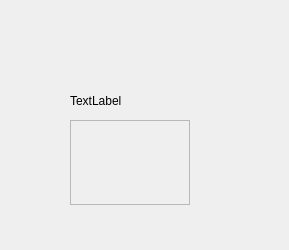
<?xml version="1.0" encoding="UTF-8"?>
<ui version="4.0">
 <class>Device</class>
 <widget class="QWidget" name="Device">
  <property name="geometry">
   <rect>
    <x>0</x>
    <y>0</y>
    <width>289</width>
    <height>250</height>
   </rect>
  </property>
  <property name="windowTitle">
   <string>Form</string>
  </property>
  <widget class="QLabel" name="label">
   <property name="geometry">
    <rect>
     <x>70</x>
     <y>180</y>
     <width>161</width>
     <height>41</height>
    </rect>
   </property>
   <property name="text">
    <string>This is a device</string>
   </property>
  </widget>
  <widget class="QLabel" name="label_2">
   <property name="geometry">
    <rect>
     <x>70</x>
     <y>60</y>
     <width>121</width>
     <height>81</height>
    </rect>
   </property>
   <property name="text">
    <string>TextLabel</string>
   </property>
  </widget>
  <widget class="QScrollArea" name="scrollArea">
   <property name="geometry">
    <rect>
     <x>70</x>
     <y>120</y>
     <width>120</width>
     <height>85</height>
    </rect>
   </property>
   <property name="widgetResizable">
    <bool>true</bool>
   </property>
   <widget class="QWidget" name="scrollAreaWidgetContents">
    <property name="geometry">
     <rect>
      <x>0</x>
      <y>0</y>
      <width>118</width>
      <height>83</height>
     </rect>
    </property>
   </widget>
  </widget>
 </widget>
 <resources/>
 <connections/>
</ui>
